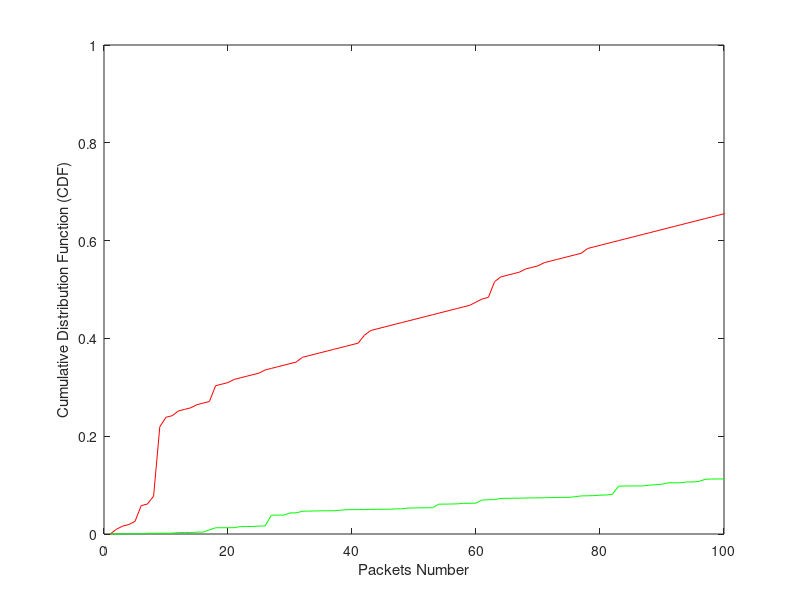

This chart was generated by the following MATLAB code:
figure
durationAttack = csvread('saidapacektNumberAttackFor.csv');
[f,x] = ecdf(durationAttack(:,2));
plot(f,'r')
hold on
durationNormal = csvread('saidapacektNumberNormalFor.csv');
[f,x] = ecdf(durationNormal(:,2));
plot(f,'g')
xlim([0 100])
ylabel('Cumulative Distribution Function (CDF)');
xlabel('Packets Number');
